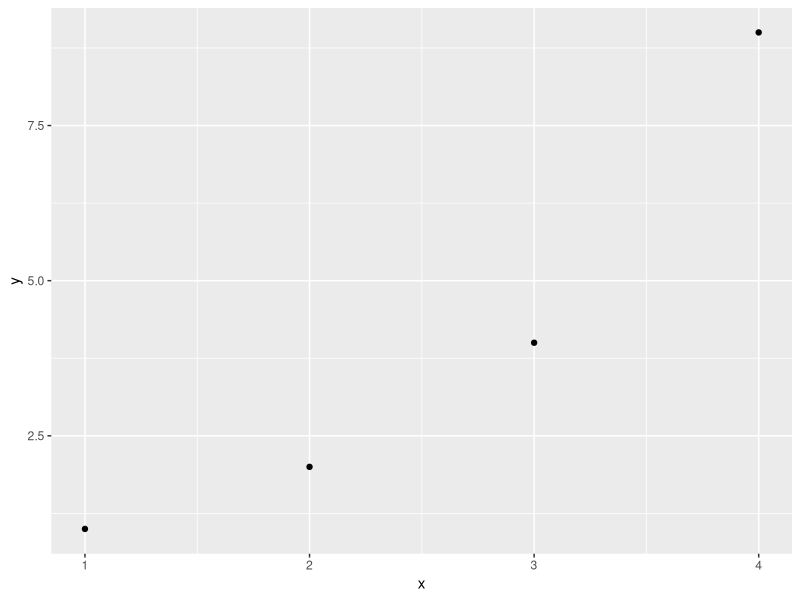

R code for this plot:
## ---- chunk 1

knitr::opts_chunk$set(echo = TRUE,
                      message = FALSE,
                      warning = FALSE)
library(tidyverse)
## ---- chunk 2
library(tidyverse)

corr_example <- tibble(x = c(1,2,3,4),
                       y = c(1,2,4,9))

ggplot(data = corr_example)+
  aes(x = x,
      y = y)+
  geom_point()

corr_example %>%
  summarize(mean_x = mean(x), #find mean of x, its 2.5
            sd_x = sd(x), #find sd of x, its 1.291
            mean_y = mean(y), #find mean of y, its 4
            sd_y = sd(y)) #find sd of y, its 3.559


#take z score of x,y for each pair and multiply them

corr_example <- corr_example %>%
  mutate(z_product = ((x - mean(x))/sd(x)) * ((y - mean(y))/sd(y)))

corr_example %>%
  summarize(avg_z_product = sum(z_product)/(n() - 1), # average z products over n-1
            actual_corr = cor(x,y), #compare our answer to actual cor() command!
            covariance = cov(x,y)) # just for kicks, what's the covariance? 
